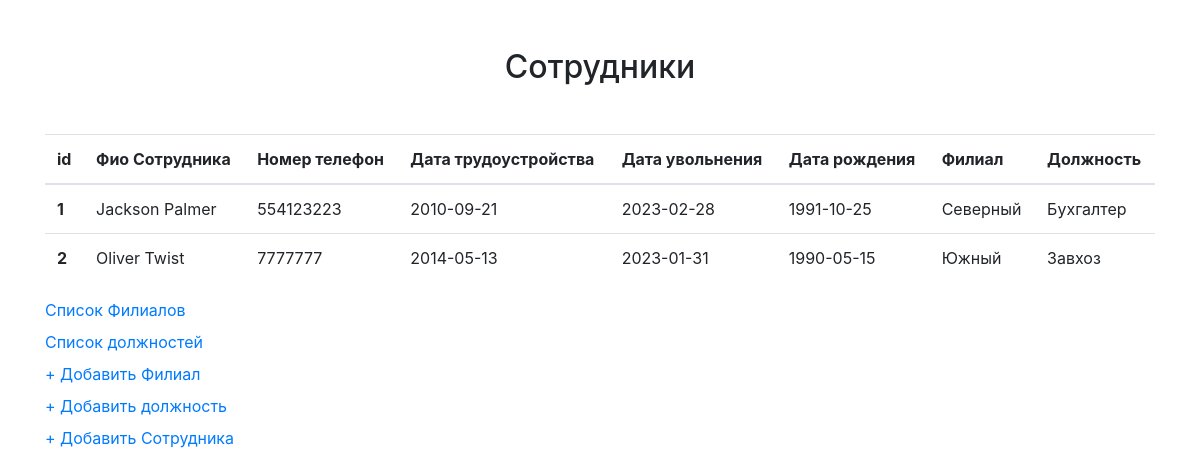
The page / on the database its author committed.
### app/models.py (models this page shows)
class Employee(db.Model):
    id = db.Column(db.Integer, primary_key=True)
    full_name = db.Column(db.String(50))
    phone_number = db.Column(db.Integer)
    data_birth = db.Column(db.Date)
    data_in = db.Column(db.Date)
    data_out = db.Column(db.Date)
    branch_id = db.Column(db.Integer, db.ForeignKey('branch.id'), nullable=False)
    branch = db.relationship('Branch', backref=db.backref('branchs', lazy='dynamic'))
    position_id = db.Column(db.Integer, db.ForeignKey('position.id'), nullable=False)
    position = db.relationship('Position', backref=db.backref('positions', lazy='dynamic'))

class Branch(db.Model):
    id = db.Column(db.Integer, primary_key=True)
    branch_name = db.Column(db.String(20))
    address = db.Column(db.String(25))
    data_open = db.Column(db.Date)

class Position(db.Model):
    id = db.Column(db.Integer, primary_key=True)
    position_name = db.Column(db.String(20))
    department = db.Column(db.String(25))

### app/views.py (the view)
def employee_list():
    employees = Employee.query.all()
    return render_template('employee_view.html', employees=employees)

### app/templates/employee_view.html (shortened to what this page needs)
<!DOCTYPE html>
<html lang="en">
<head>
    <link rel="stylesheet" href="https://cdn.jsdelivr.net/npm/bootstrap@4.6.1/dist/css/bootstrap.min.css">
</head>
<body>
    <div class="container">
        <h2 class="mt-5 mb-5 text-center">Сотрудники</h2>
         <table class="table">
          <thead>
            <tr>
               <th scope="col">id</th>
              <th scope="col">Фио Сотрудника</th>
              <th scope="col">Номер телефон</th>
              <th scope="col">Дата трудоустройства</th>
              <th scope="col">Дата увольнения</th>
              <th scope="col">Дата рождения</th>
              <th scope="col">Филиал</th>
              <th scope="col">Должность</th>
            </tr>
          </thead>
          <tbody>
          {% for employee in employees %}
            <tr>
              <th scope="row">{{ employee.id }}</th>
              <td>{{ employee.full_name }}</td>
              <td>{{ employee.phone_number }}</td>
              <td>{{ employee.data_in }}</td>
              <td>{{ employee.data_out }}</td>
              <td>{{ employee.data_birth }}</td>
              <td>{{ employee.branch.branch_name }}</td>
              <td>{{ employee.position.position_name }}</td>
            </tr>
          {% endfor %}
          </tbody>
        </table>
        <a href="{{ url_for('branch_list') }}">Список Филиалов</a>
        <a href="{{ url_for('position_list') }}">Список должностей</a>
        <a href="{{ url_for('branch_add') }}">+ Добавить Филиал</a>
        <a href="{{ url_for('position_add') }}">+ Добавить должность</a>
        <a href="{{ url_for('employee_add') }}">+ Добавить Сотрудника</a>
    </div>
</body>
</html>

### rows shown on the page
Employee: id "1", full_name "Jackson Palmer", phone_number "554123223", data_in "2010-09-21", data_out "2023-02-28", data_birth "1991-10-25", branch.branch_name "Северный", position.position_name "Бухгалтер"
Employee: id "2", full_name "Oliver Twist", phone_number "7777777", data_in "2014-05-13", data_out "2023-01-31", data_birth "1990-05-15", branch.branch_name "Южный", position.position_name "Завхоз"
